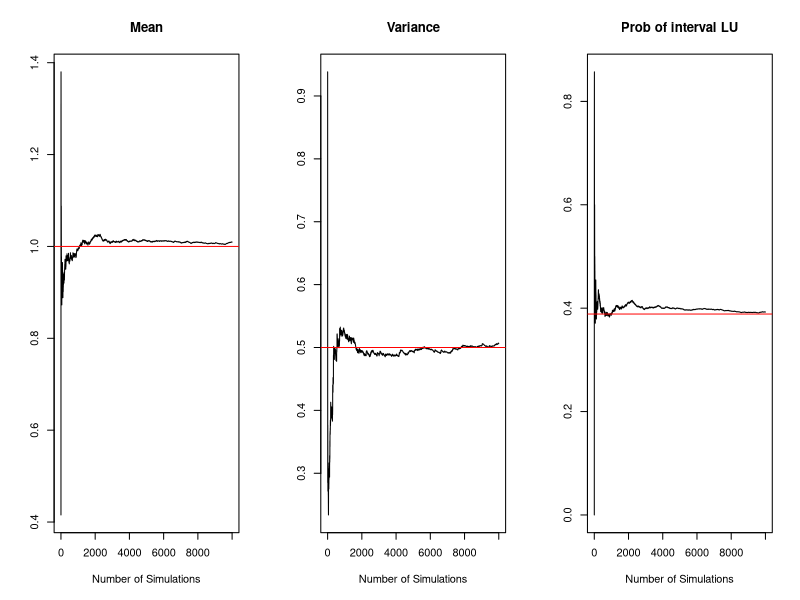
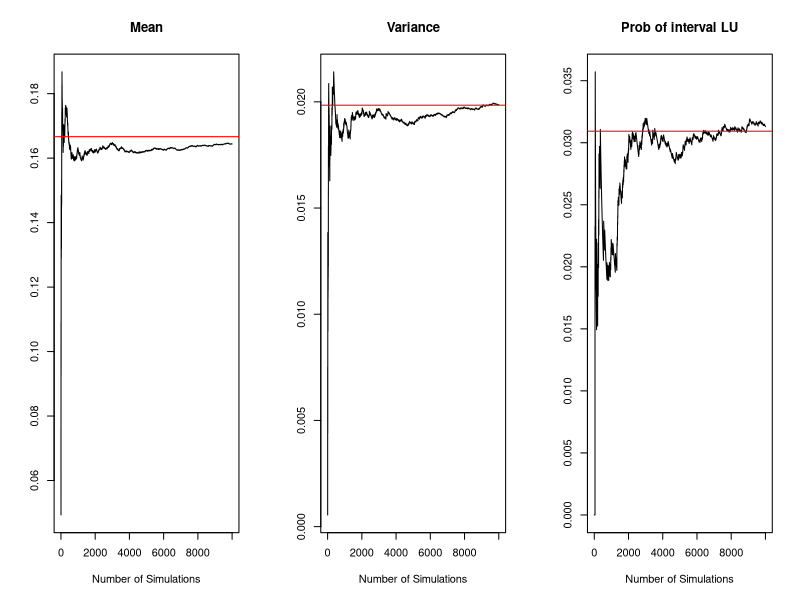

Write R code to recreate these figures, in order.
set.seed(1)

#true values for gamma distribution
a1=2
b1=2
L1=1
U1=3
true1=c(a1/b1,a1/(b1^2),pgamma(U1,a1,b1)-pgamma(L1,a1,b1))

#simulation for gamma distribution
n=10000
x1=matrix(NA,n,3)
gamma=rgamma(n,a1,b1)
for (i in 1:n){
  gamma1=gamma[1:i]
  cond=L1<gamma1 & gamma1<U1
  x1[i,]=c(mean(gamma1),var(gamma1),mean(cond))
}

#plot the results for increasingly larger sample sizes
par(mfrow=c(1,3))
title=c('Mean','Variance','Prob of interval LU')
for (i in 1:3){
  plot(1:n,x1[,i],type='l',ylab='',xlab='Number of Simulations',main=title[i])
  abline(h=true1[i],col='red')
}

#true values for beta distribution
a2=1
b2=5
L2=0.5
U2=0.8
true2=c(a2/(a2+b2),(a2*b2)/(((a2+b2)^2)*(a2+b2+1)),pbeta(U2,a2,b2)-pbeta(L2,a2,b2))

#simulation for beta distribution
n=10000
x2=matrix(NA,n,3)
beta=rbeta(n,a2,b2)
for (i in 1:n){
  beta1=beta[1:i]
  cond1=L2<beta1 & beta1<U2
  x2[i,]=c(mean(beta1),var(beta1),mean(cond1))
}

#plot the results for increasingly larger sample sizes
par(mfrow=c(1,3))
title=c('Mean','Variance','Prob of interval LU')
for (i in 1:3){
  plot(1:n,x2[,i],type='l',ylab='',xlab='Number of Simulations',main=title[i])
  abline(h=true2[i],col='red')
}
